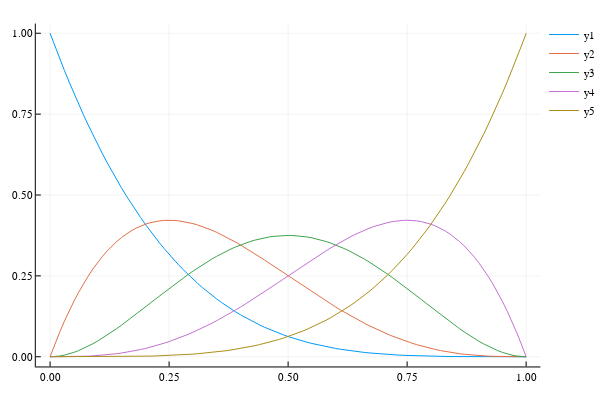

The notebook cell this image was saved under:
### Markdown cell above
Plot all basis polynomials:

### Code cell
p = plot()
for i in 1:length(ber)
    yp = ber[i].(xp)
    plot!(p, xp, yp)
end
display(p)

### Figure 1 — Plotly figure (JSON) as saved in the notebook; plotly's stock layout.template omitted (floating-point values rounded to 4 significant figures)
{"data": [{"colorbar": {"title": ""}, "hoverinfo": "text", "legendgroup": "y1", "line": {"color": "rgba(0, 154, 250, 1.000)", "dash": "solid", "shape": "linear", "width": 1}, "mode": "lines", "name": "y1", "showlegend": true, "text": [null, null, null, null, null, null, null, null, null, null, null, null, null, null, null, null, null, null, null, null, null, null, null, null, null, null, null, null, null, null, null, null, null, null, null, null, null, null, null, null, null, null, null, null, null, null, null, null, null, null, null, null, null, null, null, null, null, null, null, null, null, null, null, null, null, null, null, null, null, null, null, null, null, null, null, null, null, null, null, null, null, null, null, null, null, null, null, null, null, null, null, null, null, null, null, null, null, null, null, null, null], "type": "scatter", "x": [0, 0.01, 0.02, 0.03, 0.04, 0.05, 0.06, 0.07, 0.08, 0.09, 0.1, 0.11, 0.12, 0.13, 0.14, 0.15, 0.16, 0.17, 0.18, 0.19, 0.2, 0.21, 0.22, 0.23, 0.24, 0.25, 0.26, 0.27, 0.28, 0.29, 0.3, 0.31, 0.32, 0.33, 0.34, 0.35, 0.36, 0.37, 0.38, 0.39, 0.4, 0.41, 0.42, 0.43, 0.44, 0.45, 0.46, 0.47, 0.48, 0.49, 0.5, 0.51, 0.52, 0.53, 0.54, 0.55, 0.56, 0.57, 0.58, 0.59, 0.6, 0.61, 0.62, 0.63, 0.64, 0.65, 0.66, 0.67, 0.68, 0.69, 0.7, 0.71, 0.72, 0.73, 0.74, 0.75, 0.76, 0.77, 0.78, 0.79, 0.8, 0.81, 0.82, 0.83, 0.84, 0.85, 0.86, 0.87, 0.88, 0.89, 0.9, 0.91, 0.92, 0.93, 0.94, 0.95, 0.96, 0.97, 0.98, 0.99, 1], "xaxis": "x1", "y": [1, 0.9606, 0.9224, 0.8853, 0.8493, 0.8145, 0.7807, 0.7481, 0.7164, 0.6857, 0.6561, 0.6274, 0.5997, 0.5729, 0.547, 0.522, 0.4979, 0.4746, 0.4521, 0.4305, 0.4096, 0.3895, 0.3702, 0.3515, 0.3336, 0.3164, 0.2999, 0.284, 0.2687, 0.2541, 0.2401, 0.2267, 0.2138, 0.2015, 0.1897, 0.1785, 0.1678, 0.1575, 0.1478, 0.1385, 0.1296, 0.1212, 0.1132, 0.1056, 0.09834, 0.09151, 0.08503, 0.0789, 0.07312, 0.06765, 0.0625, 0.05765, 0.05308, 0.0488, 0.04477, 0.04101, 0.03748, 0.03419, 0.03112, 0.02826, 0.0256, 0.02313, 0.02085, 0.01874, 0.0168, 0.01501, 0.01336, 0.01186, 0.01049, 0.009235, 0.0081, 0.007073, 0.006147, 0.005314, 0.00457, 0.003906, 0.003318, 0.002798, 0.002343, 0.001945, 0.0016, 0.001303, 0.00105, 0.0008352, 0.0006554, 0.0005063, 0.0003842, 0.0002856, 0.0002074, 0.0001464, 0.0001, 6.561e-05, 4.096e-05, 2.401e-05, 1.296e-05, 6.25e-06, 2.56e-06, 8.1e-07, 1.6e-07, 1e-08, 0], "yaxis": "y1", "zmax": null, "zmin": null}, {"colorbar": {"title": ""}, "hoverinfo": "text", "legendgroup": "y2", "line": {"color": "rgba(227, 111, 71, 1.000)", "dash": "solid", "shape": "linear", "width": 1}, "mode": "lines", "name": "y2", "showlegend": true, "text": [null, null, null, null, null, null, null, null, null, null, null, null, null, null, null, null, null, null, null, null, null, null, null, null, null, null, null, null, null, null, null, null, null, null, null, null, null, null, null, null, null, null, null, null, null, null, null, null, null, null, null, null, null, null, null, null, null, null, null, null, null, null, null, null, null, null, null, null, null, null, null, null, null, null, null, null, null, null, null, null, null, null, null, null, null, null, null, null, null, null, null, null, null, null, null, null, null, null, null, null, null], "type": "scatter", "x": [0, 0.01, 0.02, 0.03, 0.04, 0.05, 0.06, 0.07, 0.08, 0.09, 0.1, 0.11, 0.12, 0.13, 0.14, 0.15, 0.16, 0.17, 0.18, 0.19, 0.2, 0.21, 0.22, 0.23, 0.24, 0.25, 0.26, 0.27, 0.28, 0.29, 0.3, 0.31, 0.32, 0.33, 0.34, 0.35, 0.36, 0.37, 0.38, 0.39, 0.4, 0.41, 0.42, 0.43, 0.44, 0.45, 0.46, 0.47, 0.48, 0.49, 0.5, 0.51, 0.52, 0.53, 0.54, 0.55, 0.56, 0.57, 0.58, 0.59, 0.6, 0.61, 0.62, 0.63, 0.64, 0.65, 0.66, 0.67, 0.68, 0.69, 0.7, 0.71, 0.72, 0.73, 0.74, 0.75, 0.76, 0.77, 0.78, 0.79, 0.8, 0.81, 0.82, 0.83, 0.84, 0.85, 0.86, 0.87, 0.88, 0.89, 0.9, 0.91, 0.92, 0.93, 0.94, 0.95, 0.96, 0.97, 0.98, 0.99, 1], "xaxis": "x1", "y": [0, 0.03881, 0.0753, 0.1095, 0.1416, 0.1715, 0.1993, 0.2252, 0.2492, 0.2713, 0.2916, 0.3102, 0.3271, 0.3424, 0.3562, 0.3685, 0.3793, 0.3888, 0.397, 0.4039, 0.4096, 0.4142, 0.4176, 0.42, 0.4214, 0.4219, 0.4214, 0.4201, 0.418, 0.4152, 0.4116, 0.4074, 0.4025, 0.397, 0.391, 0.3845, 0.3775, 0.3701, 0.3623, 0.3541, 0.3456, 0.3368, 0.3278, 0.3185, 0.3091, 0.2995, 0.2897, 0.2799, 0.27, 0.26, 0.25, 0.24, 0.23, 0.2201, 0.2102, 0.2005, 0.1908, 0.1813, 0.1719, 0.1627, 0.1536, 0.1447, 0.1361, 0.1276, 0.1194, 0.1115, 0.1038, 0.09631, 0.08913, 0.08222, 0.0756, 0.06926, 0.06322, 0.05747, 0.05202, 0.04688, 0.04202, 0.03747, 0.03322, 0.02926, 0.0256, 0.02222, 0.01913, 0.01631, 0.01376, 0.01148, 0.009439, 0.007646, 0.006083, 0.004738, 0.0036, 0.002654, 0.001884, 0.001276, 0.0008122, 0.000475, 0.0002458, 0.0001048, 3.136e-05, 3.96e-06, 0], "yaxis": "y1", "zmax": null, "zmin": null}, {"colorbar": {"title": ""}, "hoverinfo": "text", "legendgroup": "y3", "line": {"color": "rgba(62, 164, 78, 1.000)", "dash": "solid", "shape": "linear", "width": 1}, "mode": "lines", "name": "y3", "showlegend": true, "text": [null, null, null, null, null, null, null, null, null, null, null, null, null, null, null, null, null, null, null, null, null, null, null, null, null, null, null, null, null, null, null, null, null, null, null, null, null, null, null, null, null, null, null, null, null, null, null, null, null, null, null, null, null, null, null, null, null, null, null, null, null, null, null, null, null, null, null, null, null, null, null, null, null, null, null, null, null, null, null, null, null, null, null, null, null, null, null, null, null, null, null, null, null, null, null, null, null, null, null, null, null], "type": "scatter", "x": [0, 0.01, 0.02, 0.03, 0.04, 0.05, 0.06, 0.07, 0.08, 0.09, 0.1, 0.11, 0.12, 0.13, 0.14, 0.15, 0.16, 0.17, 0.18, 0.19, 0.2, 0.21, 0.22, 0.23, 0.24, 0.25, 0.26, 0.27, 0.28, 0.29, 0.3, 0.31, 0.32, 0.33, 0.34, 0.35, 0.36, 0.37, 0.38, 0.39, 0.4, 0.41, 0.42, 0.43, 0.44, 0.45, 0.46, 0.47, 0.48, 0.49, 0.5, 0.51, 0.52, 0.53, 0.54, 0.55, 0.56, 0.57, 0.58, 0.59, 0.6, 0.61, 0.62, 0.63, 0.64, 0.65, 0.66, 0.67, 0.68, 0.69, 0.7, 0.71, 0.72, 0.73, 0.74, 0.75, 0.76, 0.77, 0.78, 0.79, 0.8, 0.81, 0.82, 0.83, 0.84, 0.85, 0.86, 0.87, 0.88, 0.89, 0.9, 0.91, 0.92, 0.93, 0.94, 0.95, 0.96, 0.97, 0.98, 0.99, 1], "xaxis": "x1", "y": [0, 0.0005881, 0.002305, 0.005081, 0.008847, 0.01354, 0.01909, 0.02543, 0.0325, 0.04025, 0.0486, 0.05751, 0.06691, 0.07675, 0.08698, 0.09754, 0.1084, 0.1195, 0.1307, 0.1421, 0.1536, 0.1651, 0.1767, 0.1882, 0.1996, 0.2109, 0.2221, 0.2331, 0.2439, 0.2544, 0.2646, 0.2745, 0.2841, 0.2933, 0.3021, 0.3105, 0.3185, 0.326, 0.333, 0.3396, 0.3456, 0.3511, 0.356, 0.3604, 0.3643, 0.3675, 0.3702, 0.3723, 0.3738, 0.3747, 0.375, 0.3747, 0.3738, 0.3723, 0.3702, 0.3675, 0.3643, 0.3604, 0.356, 0.3511, 0.3456, 0.3396, 0.333, 0.326, 0.3185, 0.3105, 0.3021, 0.2933, 0.2841, 0.2745, 0.2646, 0.2544, 0.2439, 0.2331, 0.2221, 0.2109, 0.1996, 0.1882, 0.1767, 0.1651, 0.1536, 0.1421, 0.1307, 0.1195, 0.1084, 0.09754, 0.08698, 0.07675, 0.06691, 0.05751, 0.0486, 0.04025, 0.0325, 0.02543, 0.01909, 0.01354, 0.008847, 0.005081, 0.002305, 0.0005881, 0], "yaxis": "y1", "zmax": null, "zmin": null}, {"colorbar": {"title": ""}, "hoverinfo": "text", "legendgroup": "y4", "line": {"color": "rgba(195, 113, 210, 1.000)", "dash": "solid", "shape": "linear", "width": 1}, "mode": "lines", "name": "y4", "showlegend": true, "text": [null, null, null, null, null, null, null, null, null, null, null, null, null, null, null, null, null, null, null, null, null, null, null, null, null, null, null, null, null, null, null, null, null, null, null, null, null, null, null, null, null, null, null, null, null, null, null, null, null, null, null, null, null, null, null, null, null, null, null, null, null, null, null, null, null, null, null, null, null, null, null, null, null, null, null, null, null, null, null, null, null, null, null, null, null, null, null, null, null, null, null, null, null, null, null, null, null, null, null, null, null], "type": "scatter", "x": [0, 0.01, 0.02, 0.03, 0.04, 0.05, 0.06, 0.07, 0.08, 0.09, 0.1, 0.11, 0.12, 0.13, 0.14, 0.15, 0.16, 0.17, 0.18, 0.19, 0.2, 0.21, 0.22, 0.23, 0.24, 0.25, 0.26, 0.27, 0.28, 0.29, 0.3, 0.31, 0.32, 0.33, 0.34, 0.35, 0.36, 0.37, 0.38, 0.39, 0.4, 0.41, 0.42, 0.43, 0.44, 0.45, 0.46, 0.47, 0.48, 0.49, 0.5, 0.51, 0.52, 0.53, 0.54, 0.55, 0.56, 0.57, 0.58, 0.59, 0.6, 0.61, 0.62, 0.63, 0.64, 0.65, 0.66, 0.67, 0.68, 0.69, 0.7, 0.71, 0.72, 0.73, 0.74, 0.75, 0.76, 0.77, 0.78, 0.79, 0.8, 0.81, 0.82, 0.83, 0.84, 0.85, 0.86, 0.87, 0.88, 0.89, 0.9, 0.91, 0.92, 0.93, 0.94, 0.95, 0.96, 0.97, 0.98, 0.99, 1], "xaxis": "x1", "y": [0, 3.96e-06, 3.136e-05, 0.0001048, 0.0002458, 0.000475, 0.0008122, 0.001276, 0.001884, 0.002654, 0.0036, 0.004738, 0.006083, 0.007646, 0.009439, 0.01147, 0.01376, 0.01631, 0.01913, 0.02222, 0.0256, 0.02926, 0.03322, 0.03747, 0.04202, 0.04688, 0.05202, 0.05747, 0.06322, 0.06926, 0.0756, 0.08222, 0.08913, 0.09631, 0.1038, 0.1115, 0.1194, 0.1276, 0.1361, 0.1447, 0.1536, 0.1627, 0.1719, 0.1813, 0.1908, 0.2005, 0.2102, 0.2201, 0.23, 0.24, 0.25, 0.26, 0.27, 0.2799, 0.2897, 0.2995, 0.3091, 0.3185, 0.3278, 0.3368, 0.3456, 0.3541, 0.3623, 0.3701, 0.3775, 0.3845, 0.391, 0.397, 0.4025, 0.4074, 0.4116, 0.4152, 0.418, 0.4201, 0.4214, 0.4219, 0.4214, 0.42, 0.4176, 0.4142, 0.4096, 0.4039, 0.397, 0.3888, 0.3793, 0.3685, 0.3562, 0.3424, 0.3271, 0.3102, 0.2916, 0.2713, 0.2492, 0.2252, 0.1993, 0.1715, 0.1416, 0.1095, 0.0753, 0.03881, 0], "yaxis": "y1", "zmax": null, "zmin": null}, {"colorbar": {"title": ""}, "hoverinfo": "text", "legendgroup": "y5", "line": {"color": "rgba(172, 142, 24, 1.000)", "dash": "solid", "shape": "linear", "width": 1}, "mode": "lines", "name": "y5", "showlegend": true, "text": [null, null, null, null, null, null, null, null, null, null, null, null, null, null, null, null, null, null, null, null, null, null, null, null, null, null, null, null, null, null, null, null, null, null, null, null, null, null, null, null, null, null, null, null, null, null, null, null, null, null, null, null, null, null, null, null, null, null, null, null, null, null, null, null, null, null, null, null, null, null, null, null, null, null, null, null, null, null, null, null, null, null, null, null, null, null, null, null, null, null, null, null, null, null, null, null, null, null, null, null, null], "type": "scatter", "x": [0, 0.01, 0.02, 0.03, 0.04, 0.05, 0.06, 0.07, 0.08, 0.09, 0.1, 0.11, 0.12, 0.13, 0.14, 0.15, 0.16, 0.17, 0.18, 0.19, 0.2, 0.21, 0.22, 0.23, 0.24, 0.25, 0.26, 0.27, 0.28, 0.29, 0.3, 0.31, 0.32, 0.33, 0.34, 0.35, 0.36, 0.37, 0.38, 0.39, 0.4, 0.41, 0.42, 0.43, 0.44, 0.45, 0.46, 0.47, 0.48, 0.49, 0.5, 0.51, 0.52, 0.53, 0.54, 0.55, 0.56, 0.57, 0.58, 0.59, 0.6, 0.61, 0.62, 0.63, 0.64, 0.65, 0.66, 0.67, 0.68, 0.69, 0.7, 0.71, 0.72, 0.73, 0.74, 0.75, 0.76, 0.77, 0.78, 0.79, 0.8, 0.81, 0.82, 0.83, 0.84, 0.85, 0.86, 0.87, 0.88, 0.89, 0.9, 0.91, 0.92, 0.93, 0.94, 0.95, 0.96, 0.97, 0.98, 0.99, 1], "xaxis": "x1", "y": [0, 1e-08, 1.6e-07, 8.1e-07, 2.56e-06, 6.25e-06, 1.296e-05, 2.401e-05, 4.096e-05, 6.561e-05, 0.0001, 0.0001464, 0.0002074, 0.0002856, 0.0003842, 0.0005062, 0.0006554, 0.0008352, 0.00105, 0.001303, 0.0016, 0.001945, 0.002343, 0.002798, 0.003318, 0.003906, 0.00457, 0.005314, 0.006147, 0.007073, 0.0081, 0.009235, 0.01049, 0.01186, 0.01336, 0.01501, 0.0168, 0.01874, 0.02085, 0.02313, 0.0256, 0.02826, 0.03112, 0.03419, 0.03748, 0.04101, 0.04477, 0.0488, 0.05308, 0.05765, 0.0625, 0.06765, 0.07312, 0.0789, 0.08503, 0.09151, 0.09834, 0.1056, 0.1132, 0.1212, 0.1296, 0.1385, 0.1478, 0.1575, 0.1678, 0.1785, 0.1897, 0.2015, 0.2138, 0.2267, 0.2401, 0.2541, 0.2687, 0.284, 0.2999, 0.3164, 0.3336, 0.3515, 0.3702, 0.3895, 0.4096, 0.4305, 0.4521, 0.4746, 0.4979, 0.522, 0.547, 0.5729, 0.5997, 0.6274, 0.6561, 0.6857, 0.7164, 0.7481, 0.7807, 0.8145, 0.8493, 0.8853, 0.9224, 0.9606, 1], "yaxis": "y1", "zmax": null, "zmin": null}], "layout": {"annotations": [], "height": 400, "legend": {"bgcolor": "rgba(255, 255, 255, 1.000)", "bordercolor": "rgba(0, 0, 0, 1.000)", "font": {"color": "rgba(0, 0, 0, 1.000)", "family": "sans-serif", "size": 11}, "tracegroupgap": 0, "x": 1, "y": 1}, "margin": {"b": 20, "l": 0, "r": 0, "t": 20}, "paper_bgcolor": "rgba(255, 255, 255, 1.000)", "plot_bgcolor": "rgba(255, 255, 255, 1.000)", "showlegend": true, "width": 600, "xaxis": {"anchor": "y1", "domain": [0.06582, 0.9934], "gridcolor": "rgba(0, 0, 0, 0.100)", "gridwidth": 0.5, "linecolor": "rgba(0, 0, 0, 1.000)", "mirror": false, "range": [-0.03, 1.03], "showgrid": true, "showline": true, "showticklabels": true, "tickangle": 0, "tickcolor": "rgb(0, 0, 0)", "tickfont": {"color": "rgba(0, 0, 0, 1.000)", "family": "sans-serif", "size": 11}, "tickmode": "array", "ticks": "inside", "ticktext": ["0.00", "0.25", "0.50", "0.75", "1.00"], "tickvals": [0, 0.25, 0.5, 0.75, 1], "title": "", "titlefont": {"color": "rgba(0, 0, 0, 1.000)", "family": "sans-serif", "size": 15}, "type": "-", "visible": true, "zeroline": false, "zerolinecolor": "rgba(0, 0, 0, 1.000)"}, "yaxis": {"anchor": "x1", "domain": [0.03762, 0.9902], "gridcolor": "rgba(0, 0, 0, 0.100)", "gridwidth": 0.5, "linecolor": "rgba(0, 0, 0, 1.000)", "mirror": false, "range": [-0.03, 1.03], "showgrid": true, "showline": true, "showticklabels": true, "tickangle": 0, "tickcolor": "rgb(0, 0, 0)", "tickfont": {"color": "rgba(0, 0, 0, 1.000)", "family": "sans-serif", "size": 11}, "tickmode": "array", "ticks": "inside", "ticktext": ["0.00", "0.25", "0.50", "0.75", "1.00"], "tickvals": [0, 0.25, 0.5, 0.75, 1], "title": "", "titlefont": {"color": "rgba(0, 0, 0, 1.000)", "family": "sans-serif", "size": 15}, "type": "-", "visible": true, "zeroline": false, "zerolinecolor": "rgba(0, 0, 0, 1.000)"}}}
